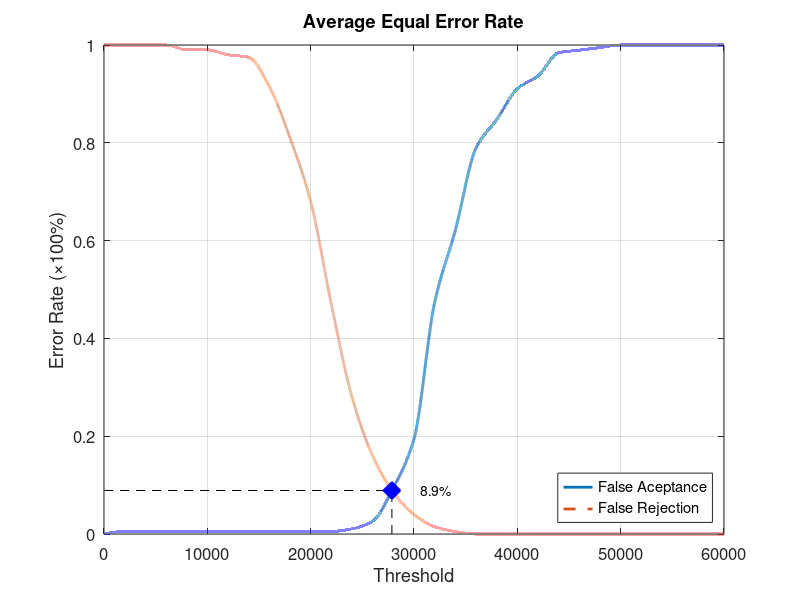
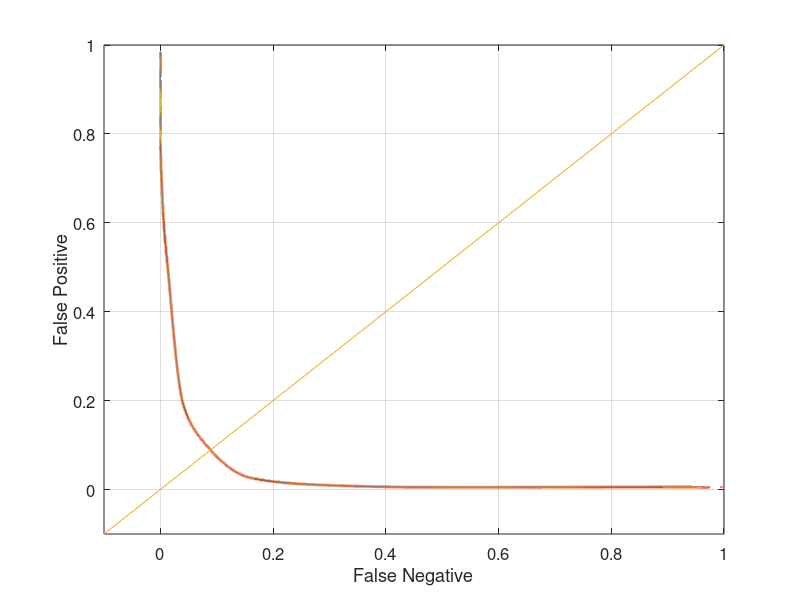

Recreate these plots in MATLAB, in order.
function yEER = Database5_1
close all;
clear;
clc;
x = 0:2000:60000;
xq = 0:0.5:60000;

y0 = [0 0.00526316 0.00526316 0.00526316 0.00526316 0.00526316 0.00526316 0.00526316 0.00526316 0.00526316 0.00526316 0.00526316 0.0105263 0.0263158 0.0947368 0.194737 0.473684 0.621053 0.789474 0.847368 0.910526 0.936842 0.984211 0.989474 0.994737 1 1 1 1 1 1];
yy0 = interp1(x, y0, xq, 'pchip');
y1 = [1 1 1 1 0.99 0.99 0.98 0.975 0.915 0.81 0.68 0.47 0.28 0.16 0.085 0.04 0.015 0.005 0 0 0 0 0 0 0 0 0 0 0 0 0];
yy1 = interp1(x, y1, xq, 'pchip');

% Calculating EER: 
y2 = abs(y0 - y1);
find(y2 == min(y2))
yy2 = abs(yy0 - yy1);
xEER = find(yy2 == min(yy2));
xEERIndex = xq(xEER) % X-axis EER
yEER = yy0(xEER) % Y-axis EER

main = figure
plot(xq, yy0,'-','LineWidth', 2);	hold on
plot(xq, yy1,'--','LineWidth', 2);	hold on
plot([xEERIndex xEERIndex], [0 yEER], 'k--');	hold on
plot([0 xEERIndex], [yEER yEER], 'k--');	hold on
plot(xEERIndex, yEER, 'bx', 'LineWidth', 10);	hold on
text(xEERIndex + 10 * xEERIndex / 100, yEER, [num2str(round((10000 * yEER)) / 100) '%'])
legend('False Aceptance', 'False Rejection', 'Location', 'SouthEast')
xlabel('Threshold')
ylabel('Error Rate (\times100%)')
title('Average Equal Error Rate')
set(gca, 'FontSize', 12)
axis([0 60000 0 1])
grid on

print(main, 'Database5_1Main', '-dpng');
FNRxFPR = figure('Color', [1 1 1]);
plot(yy1, yy0, '-', yy1, yy0, 'LineWidth', 2);
hold on
y = -0.1:0.1:1
plot(y, y); 
set(gca, 'FontSize', 12)
xlabel('False Negative')
ylabel('False Positive')
axis([-0.1 1 -0.1 1])
set(gca, 'FontSize', 12)
grid on

print(FNRxFPR, 'Database5_1FNRxFPR','-dpng');
end
